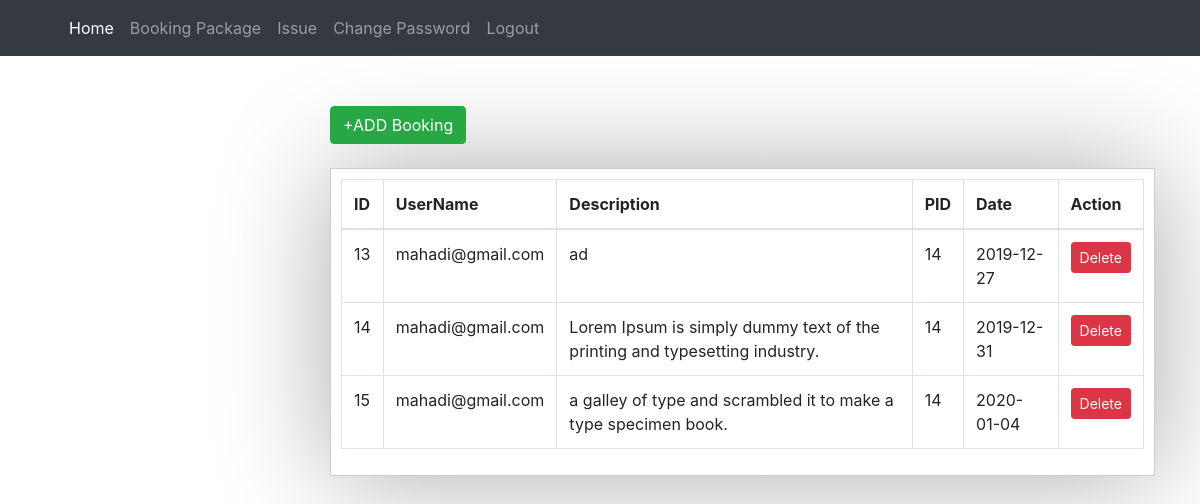
Page /booking/index.php on the committed database.
### tables this page shows
CREATE TABLE `booking` (
  `bid` int(11) NOT NULL,
  `name` varchar(255) NOT NULL,
  `description` varchar(255) NOT NULL,
  `date` date NOT NULL,
  `pid` varchar(255) NOT NULL
);

### booking/index.php (the view)
<?php
	include('../includes/config.php');
	$sql ="select * from booking";
	$result= mysqli_query($con,$sql);
?>
<?php include('../includes/header.php'); ?>
<a class="btn btn-success" href="create.php"> +ADD Booking </a>
<br><br>
<div class="content">
		<table class="table table-bordered">
			<thead>
				<th>ID</th>
				<th>UserName</th>
				<th>Description</th>
				<th>PID</th>
				<th>Date</th>
				<th>Action</th>
			</thead>
			<?php while($row = mysqli_fetch_assoc($result)){ ?>
			<tr>
				<td><?php echo $row['bid']; ?> </td>
				<td><?php echo $row['name']; ?> </td>
				<td><?php echo $row['description']; ?> </td>
				<td><?php echo $row['pid']; ?> </td>
				<td><?php echo $row['date']; ?> </td>
				<td>
					<a class="btn btn-danger btn-sm" href="delete.php?bid=<?php echo $row['bid']; ?>" onclick="return confirm('Are you sure?')"> Delete </a>
				</td>
			</tr>
			<?php } ?>
		 </table>
</div>

### admin/assets/css/style.css (style rules this page uses)
.content { padding: 10px; border: 1px solid #ccc; box-shadow: 1px 1px 7pc #aaa; }

### rows in the picture
booking: bid "13", name "mahadi@gmail.com", description "ad", pid "14", date "2019-12-27"
booking: bid "14", name "mahadi@gmail.com", description "Lorem Ipsum is simply dummy text of the printing and typesetting industry.", pid "14", date "2019-12-31"
booking: bid "15", name "mahadi@gmail.com", description "a galley of type and scrambled it to make a type specimen book.", pid "14", date "2020-01-04"
